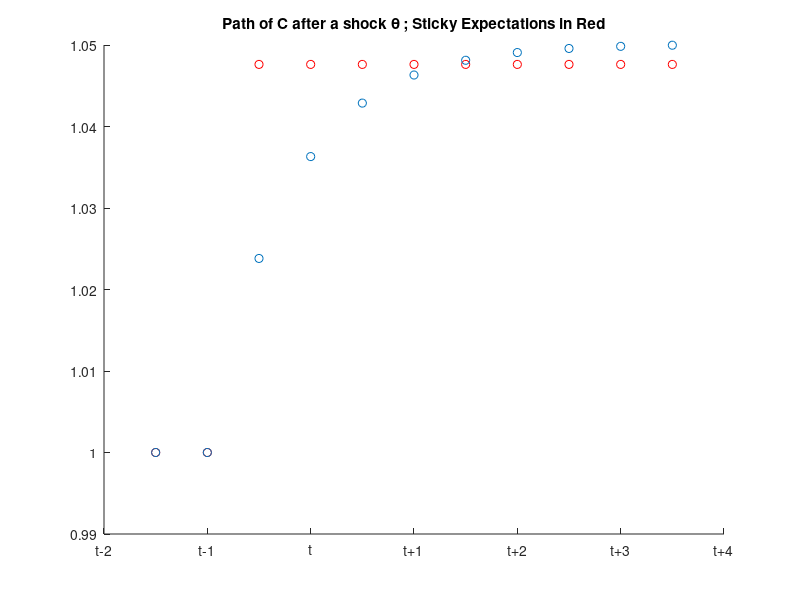
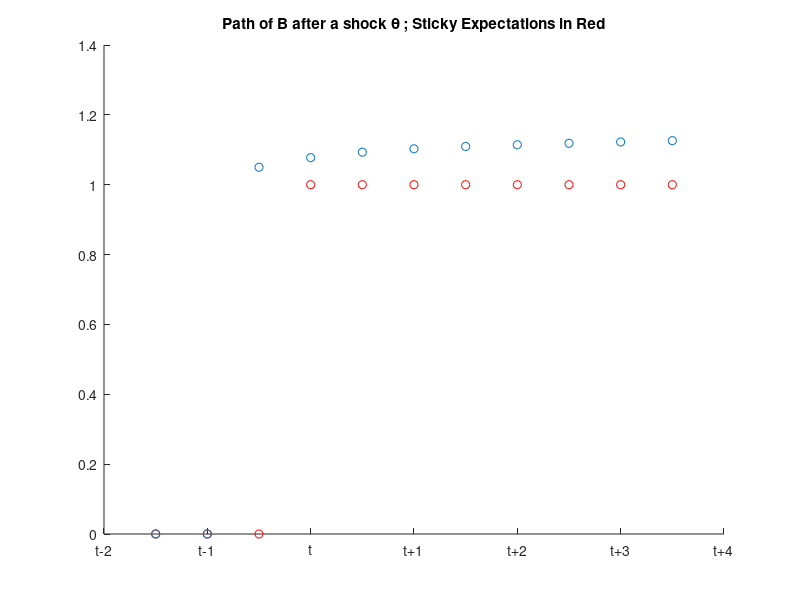

Reproduce these figures in MATLAB, in order.
clc;
clear;

%Replicating the graphs on the file of Sticky Expectations and Consumption
%Dynamics 

%Defining the parameters of the model. All the values X_0 are initial
%values of the variables studied
r=.05;
R=1+r;
y_0=1;
b_0=0;
p_0=1;
G=1;
theta_0=1;
psi_0=1;
h_0=(1)/(1-(1/1.05));
lambda=.5;
theta_t=theta_0;

%Defining the value od c_0
c_0=(b_0+(theta_0-1).*p_0+h_0)*(r*R^-1);

%Defining the initial values of variables with some people presenting
%Sticky Expectations
c_sticky=c_0;
b_sticky=b_0;
deltac0=0;

%Since all variables at time t+1 depends on variables in period t, we
%generate a loop to calculate the vector of variables at t+1

for t=1:1:11
   
   %We know that the shock happens on period t (period 3, since we start in
   %period t-2)
   if t==3;
       theta_t=2;
       epsilon=lambda*(r/R);
   else
       theta_t=1;
       epsilon=0;
   end
   
   %Generating the values in period t of all variables of interest these
   %values are the ones of the form x(t), After we generate these values we
   %re-state the values of the variables at t, x_0=x(t). The variables X
   %are the variables for the perfect foresight model, meanwhile the
   %variables xs correspond to the sticky expectations model.
   
   p(t)=G*p_0*psi_0;
   h(t)=(p(t)/(1-(G/R)));
   b(t)=(b_0+y_0-c_0)*R;
   c(t)=(b(t)+(theta_t-1).*p(t)+h(t))*(r/R);
   y_0=p(t)*theta_t;
   deltac(t)=deltac0*(1-lambda).*R+epsilon;
   cs(t)=c_sticky+deltac(t);
   bs(t)=(b_sticky+y_0-c_sticky)*R;
   b_0=b(t);
   b_sticky=bs(t);
   p_0=p(t);
   c_0=c(t);
   deltac0=deltac(t);
   c_sticky=cs(t);
  
 
end

t=(1:1:11);

hold on
%How to re-name the axes with words instead of numbers.
set(gca,'XTickLabel',{'t-2','t-1','t','t+1','t+2','t+3','t+4','t+5','t+6','t+7','t+8'})
plot(t,c,'or'),title('Path of C after a shock \theta ; Sticky Expectations in Red')
plot(t,cs,'o')
hold off

figure %how to keep more than one graph open.
hold on
set(gca,'XTickLabel',{'t-2','t-1','t','t+1','t+2','t+3','t+4','t+5','t+6','t+7','t+8'})
plot(t,b,'or'), title('Path of B after a shock \theta ; Sticky Expectations in Red')
plot(t,bs,'o')
hold off
   
   
